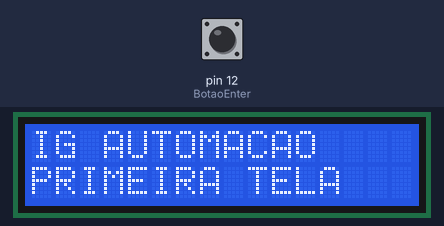
The sketch below on a simulated Arduino Uno, built with avr-gcc and run on an emulated ATmega328P. On the bench: 16×2 character LCD. The inputs (shaded band) are chosen by the test bench; at power-on: pin 12 (BotaoEnter) LOW.

Above: at 1.2 s.
1.3 s: pin 12 (BotaoEnter) pulled HIGH for 0.15 s
At 2.2 s:
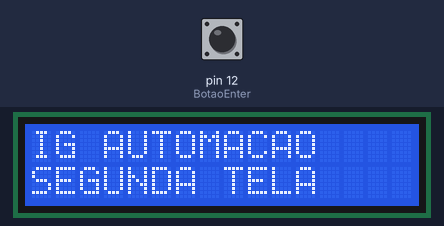
2.9 s: pin 12 (BotaoEnter) pulled HIGH for 1 s
At 3.4 s:
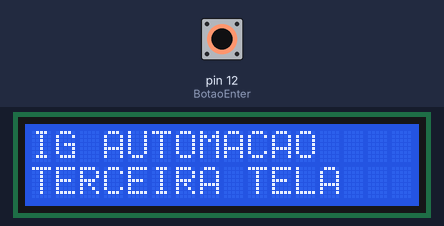
5.4 s: pin 12 (BotaoEnter) pulled HIGH for 0.15 s
At 6.5 s:
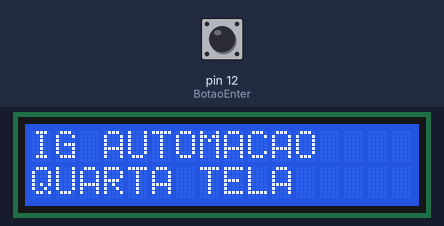
7.0 s: pin 12 (BotaoEnter) pulled HIGH for 3.2 s
At 7.7 s:
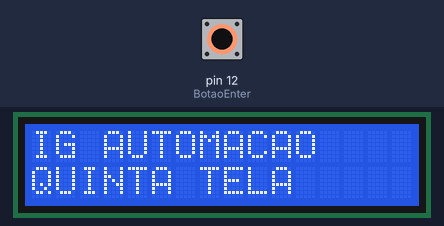
11.7 s: pin 12 (BotaoEnter) pulled HIGH for 0.15 s
At 12.5 s:
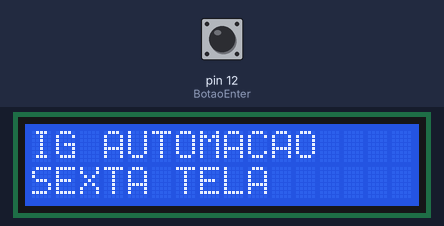
Timing chart, 0 to 14.3 s (numbered marks = the images above; inputs shaded):
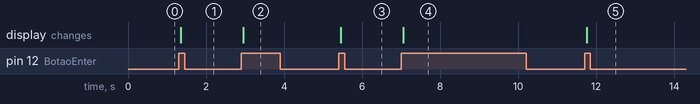

The sketch:

TELAS_DISPLAY.ino
```cpp
/* ===========================================================================================================================================================================================
                     IG AUTOMAÇÃO
                 DESENVOLVENDO SOLUÇÕES

 *AUTOR:    IGOR GOMES PEREIRA   /TECNICO EM AUTOMACAO INDUSTRIAL
 *
 *DATA:9 DE ABRIL DE 2020
 *TELEFONE:(31)97353-9925
 *
 *
 *facebook:      https://www.facebook.com/G6automacao/
 *
 *instagram:     https://www.instagram.com/ig_automacao/?hl=pt-br
 *
 *  DESCRICAO: NESTE CODIGO VOCE PODERA ALTERNAR AS TELAS DE UM DISPLAY 16X2 APERTANDO APENAS UM BOTAO,
 *  SAO SEPARADAS EM 6 TELAS USANDO A FUNCAO CASE(ESCOLHA),
 *  PODE SER INCREMENTADO MAIS TELAS OU DECREMENTAR A SUA ESCOLHA,APENAS ALTERANDO ALGUMS PARAMETROS DO CODIGO!
 *
==============================================================================================================================================================================================
*/
#include <LiquidCrystal.h>           //BIBLIOTECA DO DISPLAY 16X2

LiquidCrystal lcd(9,8,7,6,5,4);      //PINOS 4 A 9 LIGAR DISPLAY 16X2

int WhichScreen =1;                  //representa o numero da tela (1)
boolean hasChanged = true;           //VARIVEL TIPO BOOLEANA (TRUE=1 , FALSE=0)
const int BotaoEnter = 12;           //BOTAO PINO 12
int EstadoDoBotao;                   //LEITURA DO PINO DO BOTAO (ENTRADA)
int UltimoEstadoDoBotao = LOW;       //LEITURA ANTERIOR DA ENTRADA
unsigned long lastDebounceTime = 0;  //ULTIMA VEZ QUE OPINO FOI ALTERADO
unsigned long debounceDelay = 50;    //TEMPO DE DEBOUNCE milisegundos(PODE SER ALTERADO)

void setup()
{
  lcd.begin(16,2);
  pinMode(BotaoEnter, INPUT);        //BOTAO DE ENTRADA(IRA MUDAR AS TELAS)
}
void loop()
{

  if (hasChanged == true) {         //SE A VARIAVEL É IGUAL A 1,EXECUTA AS FUNCOES DE ESCOLHA(CASE)

  switch(WhichScreen) {
    case 1:
    {
      primeiraTela();
    }
      break;

    case 2:
      {
        segundaTela();
      }
      break;

    case 3:
      {
        terceiraTela();
      }
      break;

    case 4:
      {
        quartaTela();
      }
      break;

    case 5:
      {
        quintaTela();
      }
      break;

    case 6:
      {
        sextaTela();
      }
      break;
    case 0:
      {

      }
      break;
    }
}

    //===============================================================================
    // inicio do codigo do botao

    int leitura = digitalRead(BotaoEnter);
  if (leitura != UltimoEstadoDoBotao) {
    // reset the debouncing timer
    lastDebounceTime = millis();
  }

if ((millis() - lastDebounceTime) > debounceDelay) {

    if (leitura != EstadoDoBotao) {      //SE O ESTADO DO BOTAO MUDOU
      EstadoDoBotao = leitura;

      if (EstadoDoBotao == HIGH) {    //SE O BOTAO É HIGH
        hasChanged = true;          //MUDOU PARA VERDADEIRO
        WhichScreen++;              //INCREMENTA A TELA +1

      }
    } else {
      hasChanged = false;           //SENAO,PERMANECE FALSO
    }
  }
     UltimoEstadoDoBotao = leitura;     //ULTIMO ESTADO DO BOTAO = LEITURA
     // FIM CODIGO DO BOTAO
  //=================================================================================
  if (WhichScreen > 6){            //APOS A ULTIMA TELA(6) VOLTARÁ PARA A PRIMEIRA(1)
    WhichScreen = 1;
  }
}

void primeiraTela()
  {
   lcd.clear();
   lcd.setCursor(0,0);               // COLUNA E LINHA
   lcd.print("IG AUTOMACAO");
   lcd.setCursor(0,1);
   lcd.print("PRIMEIRA TELA");
  }
void segundaTela()
  {
    lcd.clear();
    lcd.setCursor(0,0);                 // COLUNA E LINHA
    lcd.print("IG AUTOMACAO");
    lcd.setCursor(0,1);
    lcd.print("SEGUNDA TELA");
  }
void terceiraTela()
  {
    lcd.clear();
    lcd.setCursor(0,0);                 //COLUNA E LINHA
    lcd.print("IG AUTOMACAO");
    lcd.setCursor(0,1);
    lcd.print("TERCEIRA TELA");
  }
void quartaTela()
  {
    lcd.clear();
    lcd.setCursor(0,0);                //COLUNA E LINHA
    lcd.print("IG AUTOMACAO");
    lcd.setCursor(0,1);
    lcd.print("QUARTA TELA");
  }
void quintaTela()
  {
    lcd.clear();
    lcd.setCursor(0,0);                 //COLUNA E LINHA
    lcd.print("IG AUTOMACAO");
    lcd.setCursor(0,1);
    lcd.print("QUINTA TELA");
  }
void sextaTela()
  {
    lcd.clear();
    lcd.setCursor(0,0);                //COLUNA E LINHA
    lcd.print("IG AUTOMACAO");
    lcd.setCursor(0,1);
    lcd.print("SEXTA TELA");
  }
```

Measured:
- after the input at 1.3 s, the display: changes after 0.06 s (image 1)
- after the input at 2.9 s, the display: changes after 0.06 s (image 2)
- after the input at 5.4 s, the display: changes after 0.06 s (image 3)
- after the input at 7.0 s, the display: changes after 0.06 s (image 4)
- after the input at 11.7 s, the display: changes after 0.06 s (image 5)
